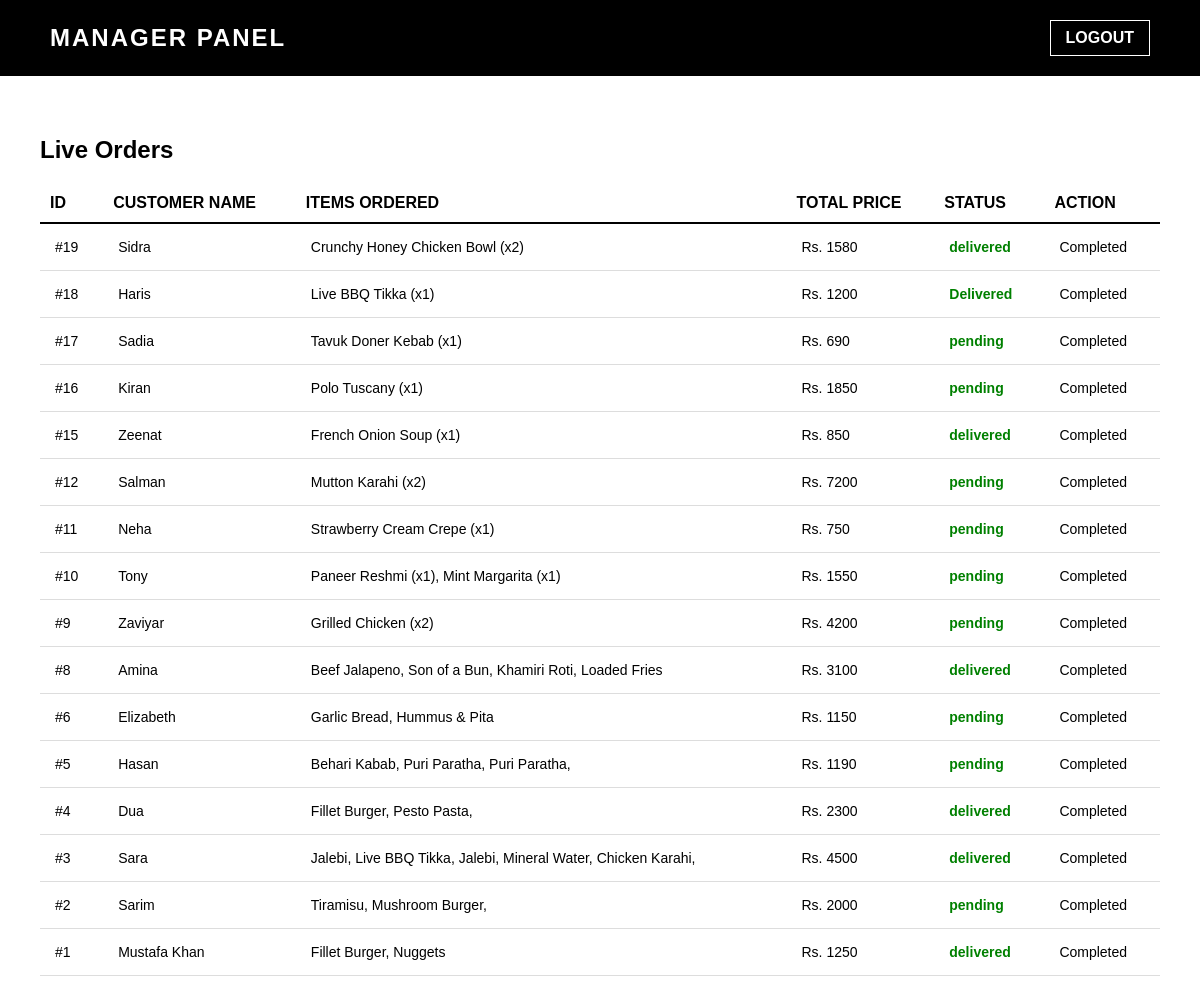
Screenshot of /manager.php (signed in) with the database file from the repository.
### tables this page shows
CREATE TABLE `orders` (
  `id` int(11) NOT NULL,
  `customer_name` varchar(100) DEFAULT NULL,
  `items_ordered` text DEFAULT NULL,
  `total_amount` int(11) DEFAULT NULL,
  `status` varchar(20) DEFAULT 'Pending'
);

### manager.php (the view, shortened to what this page needs)
<?php
include 'db_connect.php';
?>
<html>
<head>
</head>
<body>
    <div class="header">
        <h1>MANAGER PANEL</h1>
        <a href="logout.php" class="logout-btn">LOGOUT</a>
    </div>
    <div class="table-container">
        <h2>Live Orders</h2>
        <table>
            <thead>
                <tr>
                    <th>ID</th>
                    <th>Customer Name</th>
                    <th>Items Ordered</th>
                    <th>Total Price</th>
                    <th>Status</th>
                    <th>Action</th>
                </tr>
            </thead>
            <tbody>
                <?php
                $res = mysqli_query($conn, "SELECT * FROM orders ORDER BY id DESC");
                if(mysqli_num_rows($res) > 0) {
                    while($row = mysqli_fetch_assoc($res)) {
                        $statusClass = ($row['status'] == 'Pending') ? 'status-pending' : 'status-delivered';
                        echo "<tr>
                                <td>#".$row['id']."</td>
                                <td>".$row['customer_name']."</td>
                                <td>".$row['items_ordered']."</td>
                                <td>Rs. ".$row['total_amount']."</td>
                                <td class='$statusClass'>".$row['status']."</td>
                                <td>";
                        if($row['status'] == 'Pending') {
                            echo "<a href='update_status.php?id=".$row['id']."' class='action-btn'>MARK DELIVERED</a>";
                        } else {
                            echo "Completed";
                        }
                        echo "</td></tr>";
                    }
                } else {
                    echo "<tr><td colspan='6' style='text-align:center;'>No orders placed yet.</td></tr>";
                }
                ?>
            </tbody>
        </table>
    </div>
</body>
</html>

### manager.php (style rules this page uses)
body { font-family: sans-serif; margin: 0; padding: 0; background: #fff; }
.header { background: #000; color: #fff; padding: 20px 50px; display: flex; justify-content: space-between; align-items: center; }
.header h1 { margin: 0; font-size: 24px; letter-spacing: 2px; }
.logout-btn { color: #fff; border: 1px solid #fff; padding: 8px 15px; text-decoration: none; font-weight: bold; }
.table-container { padding: 40px; }
table { width: 100%; border-collapse: collapse; margin-top: 20px; }
th { border-bottom: 2px solid #000; padding: 10px; text-align: left; text-transform: uppercase; }
td { border-bottom: 1px solid #ddd; padding: 15px; font-size: 14px; }
.status-delivered { color: green; font-weight: bold; }

### rows the page displays
orders: id "19", customer_name "Sidra", items_ordered "Crunchy Honey Chicken Bowl (x2)", total_amount "1580", status "delivered", shows "Completed"
orders: id "18", customer_name "Haris", items_ordered "Live BBQ Tikka (x1)", total_amount "1200", status "Delivered", shows "Completed"
orders: id "17", customer_name "Sadia", items_ordered "Tavuk Doner Kebab (x1)", total_amount "690", status "pending", shows "Completed"
orders: id "16", customer_name "Kiran", items_ordered "Polo Tuscany (x1)", total_amount "1850", status "pending", shows "Completed"
orders: id "15", customer_name "Zeenat", items_ordered "French Onion Soup (x1)", total_amount "850", status "delivered", shows "Completed"
orders: id "12", customer_name "Salman", items_ordered "Mutton Karahi (x2)", total_amount "7200", status "pending", shows "Completed"
orders: id "11", customer_name "Neha", items_ordered "Strawberry Cream Crepe (x1)", total_amount "750", status "pending", shows "Completed"
orders: id "10", customer_name "Tony", items_ordered "Paneer Reshmi (x1), Mint Margarita (x1)", total_amount "1550", status "pending", shows "Completed"
orders: id "9", customer_name "Zaviyar", items_ordered "Grilled Chicken (x2)", total_amount "4200", status "pending", shows "Completed"
orders: id "8", customer_name "Amina", items_ordered "Beef Jalapeno, Son of a Bun, Khamiri Roti, Loaded Fries", total_amount "3100", status "delivered", shows "Completed"
orders: id "6", customer_name "Elizabeth", items_ordered "Garlic Bread, Hummus & Pita", total_amount "1150", status "pending", shows "Completed"
orders: id "5", customer_name "Hasan", items_ordered "Behari Kabab, Puri Paratha, Puri Paratha,", total_amount "1190", status "pending", shows "Completed"
orders: id "4", customer_name "Dua", items_ordered "Fillet Burger, Pesto Pasta,", total_amount "2300", status "delivered", shows "Completed"
orders: id "3", customer_name "Sara", items_ordered "Jalebi, Live BBQ Tikka, Jalebi, Mineral Water, Chicken Karahi,", total_amount "4500", status "delivered", shows "Completed"
orders: id "2", customer_name "Sarim", items_ordered "Tiramisu, Mushroom Burger,", total_amount "2000", status "pending", shows "Completed"
orders: id "1", customer_name "Mustafa Khan", items_ordered "Fillet Burger, Nuggets", total_amount "1250", status "delivered", shows "Completed"
